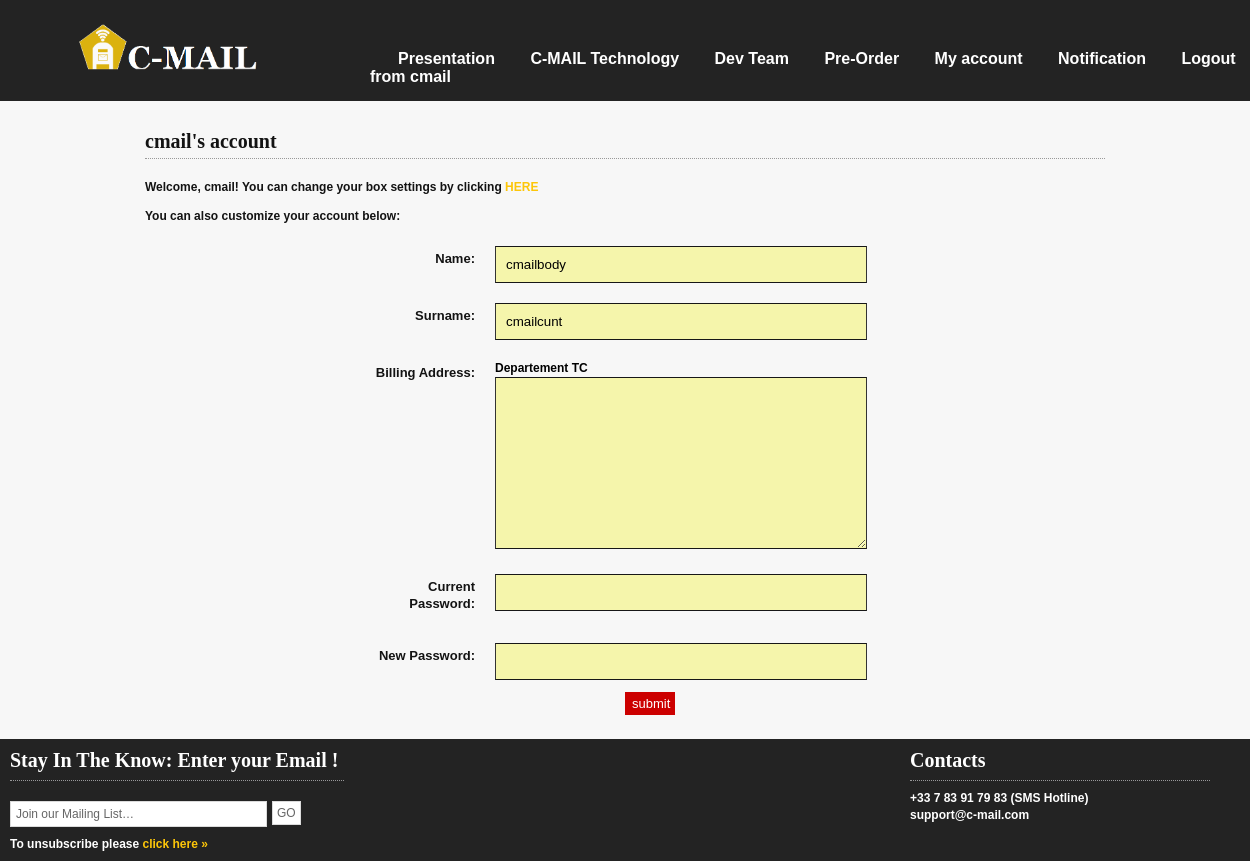
Page /account/ (signed in) on the earlier database version.
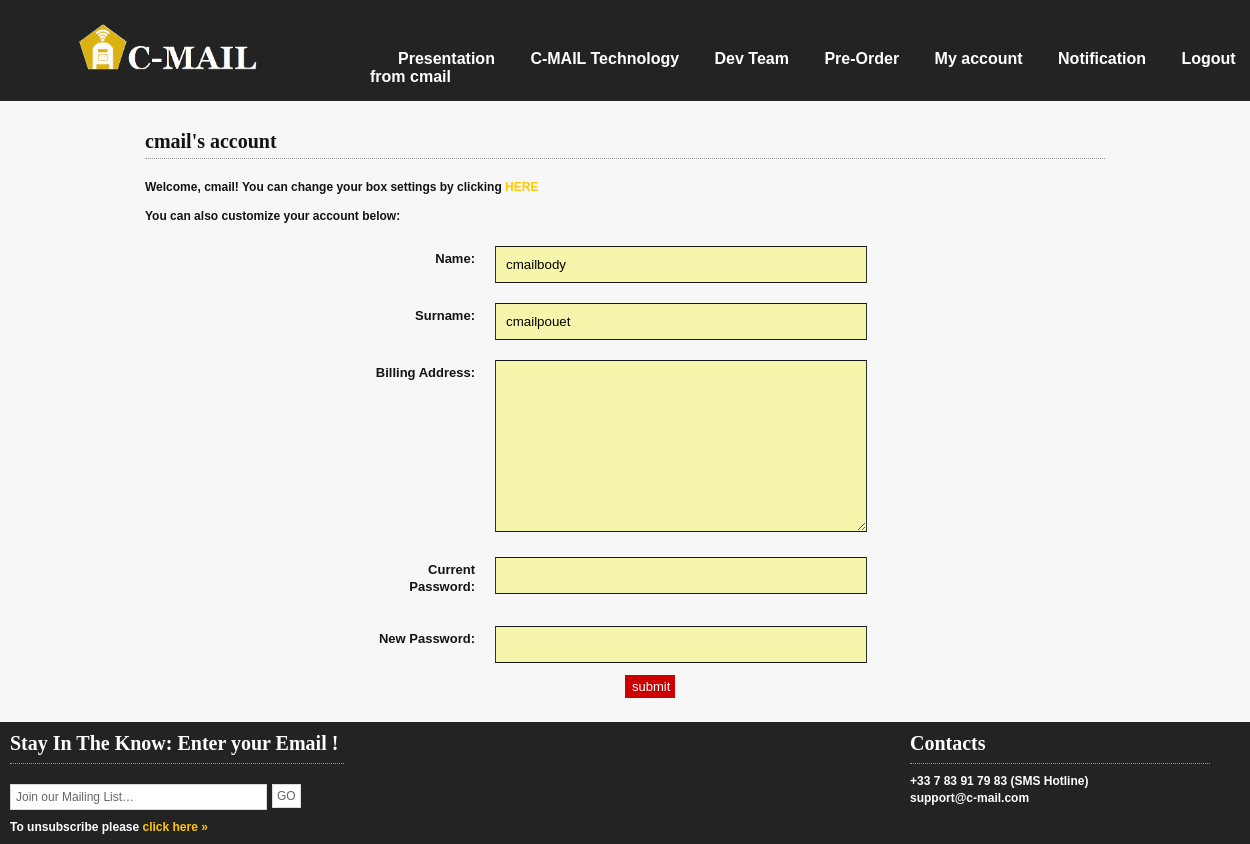
Same page on the later database version.
### member/models.py (models this page shows, shortened)
class Member(models.Model):
	member = models.OneToOneField(User)
	name = models.CharField(max_length = 20, blank = True)
	surname = models.CharField(max_length = 20, blank = True)
	billingaddress =  models.CharField(max_length = 45, blank = True)

### cmail/views.py (the view)
# urls.py: url(r'^account/',views.accountv),
def accountv(request):
	v= '46'
	user=request.user
	if request.user.is_authenticated():
		mymember=Member.objects.get(member=user)
		if request.method=='POST':
			name = request.POST.get('name', '')
			surname = request.POST.get('surname', '')
			billing_address = request.POST.get('billing_address', '')
			ancien_pwd=request.POST.get('apassword','')
			passwd= request.POST.get('bpassword','')
			mymember.name=name
			mymember.surname=surname
			mymember.billingaddress= billing_address
			mymember.save()
			if user.check_password(ancien_pwd):
				user.set_password(passwd)
				user.save()
			return HttpResponseRedirect("/account/")
		else:
			t=get_template('account.html')
			html = t.render(RequestContext(request, {'vor':v,'username':user,'current_name':mymember.name,'current_surname':mymember.surname,'current_billing_address':mymember.billingaddress}))
			return HttpResponse(html)
	else:
		return HttpResponseRedirect("/login/")

### t/account.html (shortened to what this page needs)
{% extends "base.html" %}
{% block content %}
 <div class="wrapper">
  <div id="container">
		{% if user.is_authenticated %}
		<h2>{{username}}'s account</h2>
		<p>Welcome, {{username}}! You can change your box settings by clicking <a href="/box/", ">HERE</a></p>
		{% endif %}
		<p>You can also customize your account below:</p>
  <form action="" method="post">
    <div class="coolbox">
	<label>
	<span> Name:</span>
    <input type="text" class="input_text" name="name" value="{{current_name}}" id="name">
	</label>
	<label>
	<span>Surname:</span>
    <input type="text" class="input_text" name="surname" value="{{current_surname}}" id="surname">
	</label>
    <label>
	<span>Billing Address:</span>
	{{current_billing_address}}
	<textarea type="text" class="message" name="billing_address"value="{{current_billing_address}}" id="billing_address"></textarea>
    </label>
    <label>
	<span>Current Password:</span>
    <input type="password" class="input_text" name="apassword" value="" id="apassword"></p>
	</label>
    <label>
	<span>New Password:</span>
    <input type="password" class="input_text" name="bpassword" value="" id="bpassword"></p>
   <input type="submit" class="coolbutton" value="submit" />
   </label>
	</div>
  </form>
</div>
</div>
{% endblock %}

Differences in the rows shown:
changed Member "cmailbody": surname "cmailcunt" → "cmailpouet"; billingaddress "Departement TC" → (not shown)
